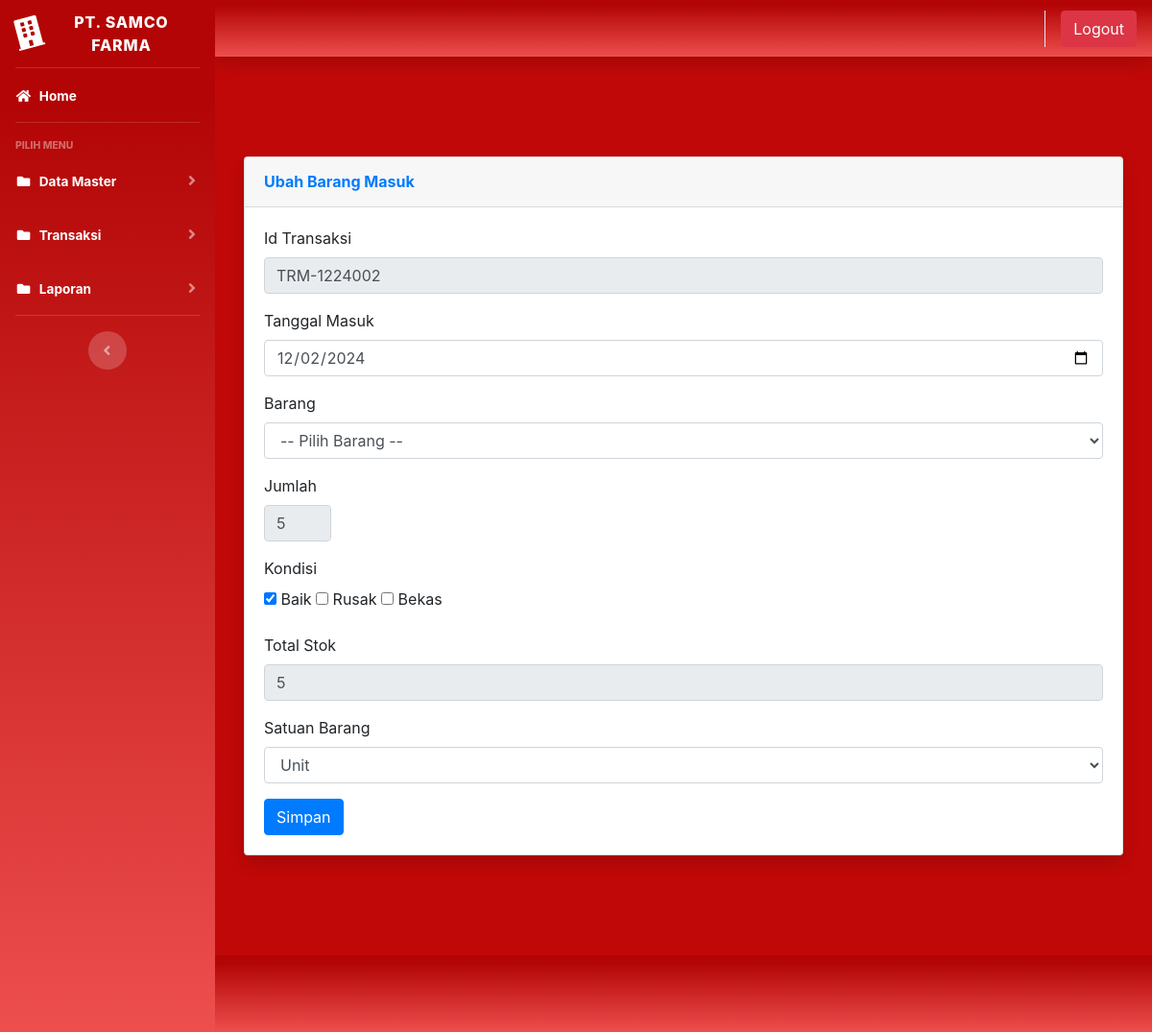
The app's page /index.php?page=barangmasuk&aksi=ubahbarangmasuk&id_transaksi=TRM-1224002 (signed in) with its own data.
### tables this page shows
CREATE TABLE `barang_masuk` (
  `id` int(11) NOT NULL,
  `id_transaksi` varchar(100) DEFAULT NULL,
  `tanggal` date DEFAULT NULL,
  `kode_barang` varchar(100) DEFAULT NULL,
  `nama_barang` varchar(100) DEFAULT NULL,
  `kondisi` varchar(100) NOT NULL,
  `jumlah` varchar(150) DEFAULT NULL,
  `satuan` varchar(100) NOT NULL
);

### page/barangmasuk/ubahbarangmasuk.php (the view, shortened to what this page needs)
<?php
$koneksi = new mysqli("localhost", "root", "", "webinventory");
$id_transaksi = isset($_GET['id_transaksi']) ? $_GET['id_transaksi'] : '';
$sql = $koneksi->query("SELECT * FROM barang_masuk WHERE id_transaksi = '$id_transaksi'");
$data_transaksi = $sql->fetch_assoc();
$jumlah = $data_transaksi['jumlah'];
$satuan = $data_transaksi['satuan'];
$kondisi = explode(", ", $data_transaksi['kondisi']);
?>
<div class="container-fluid">
    <div class="card shadow mb-4">
        <div class="card-header py-3">
            <h6 class="m-0 font-weight-bold text-primary">Ubah Barang Masuk</h6>
        </div>
        <div class="card-body">
            <div class="table-responsive">
                <div class="body">
                    <form method="POST" enctype="multipart/form-data">
                        <label for="">Id Transaksi</label>
                        <div class="form-group">
                            <div class="form-line">
                                <input type="text" name="id_transaksi" class="form-control" id="id_transaksi"
                                    value="<?php echo $data_transaksi['id_transaksi']; ?>" readonly />
                            </div>
                        </div>
                        <label for="">Tanggal Masuk</label>
                        <div class="form-group">
                            <div class="form-line">
                                <input type="date" name="tanggal_masuk" class="form-control"
                                    value="<?php echo $data_transaksi['tanggal']; ?>" />
                            </div>
                        </div>
                        <label for="">Barang</label>
                        <div class="form-group">
                            <div class="form-line">
                                <select name="barang" id="cmb_barang" class="form-control">
                                    <option value="">-- Pilih Barang --</option>
                                </select>
                            </div>
                        </div>
                        <label for="">Jumlah</label>
                        <div class="form-group">
                            <div class="form-line">
                                <input type="number" name="jumlah" class="form-control" style="max-width: 70px;"
                                    inputmode="numeric" min="0" step="1" value="<?php echo $jumlah; ?>" readonly />
                            </div>
                        </div>
                        <label for="">Kondisi</label>
                        <div class="form-group">
                            <div class="form-line">
                                <div class="checkbox-group">
                                    <label><input type="checkbox" name="kondisi[]" value="Baik" <?php echo (in_array('Baik', $kondisi) ? 'checked' : ''); ?> /> Baik</label>
                                    <label><input type="checkbox" name="kondisi[]" value="Rusak" <?php echo (in_array('Rusak', $kondisi) ? 'checked' : ''); ?> /> Rusak</label>
                                    <label><input type="checkbox" name="kondisi[]" value="Bekas" <?php echo (in_array('Bekas', $kondisi) ? 'checked' : ''); ?> /> Bekas</label>
                                </div>
                            </div>
                        </div>
                        <label for="jumlah">Total Stok</label>
                        <div class="form-group">
                            <div class="form-line">
                                <input readonly="readonly" name="jumlah" id="jumlah" type="number" class="form-control"
                                    value="<?php echo $jumlah; ?>" />
                            </div>
                        </div>
                        <label for="satuan">Satuan Barang</label>
                        <div class="form-group">
                            <div class="form-line">
                                <select name="satuan" id="satuan" class="form-control">
                                    <?php
                                    $sql_satuan = $koneksi->query("SELECT * FROM satuan ORDER BY satuan");
                                    while ($data_satuan = $sql_satuan->fetch_assoc()) {
                                        $selected = ($data_satuan['satuan'] == $satuan) ? 'selected' : '';
                                        echo "<option value='" . $data_satuan['satuan'] . "' $selected>" . $data_satuan['satuan'] . "</option>";
                                    }
                                    ?>
                                </select>
                            </div>
                        </div>
                        <input type="submit" name="simpan" value="Simpan" class="btn btn-primary">
                    </form>
                </div>
            </div>
        </div>
    </div>
</div>

### records on screen
barang_masuk: id_transaksi "TRM-1224002", tanggal_masuk "12/02/2024", jumlah "5", kondisi "☑"

### other values on screen
form field satuan "Unit"
